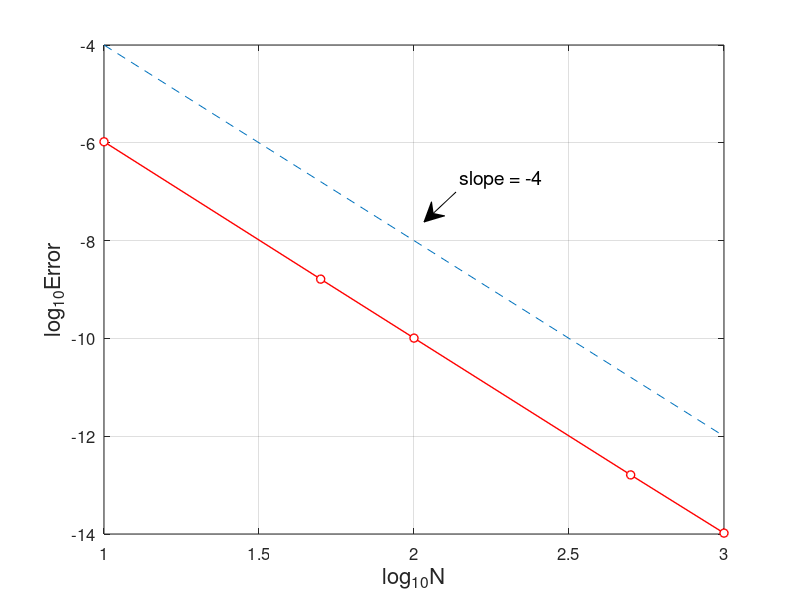

Reproduce this figure in MATLAB.
% RungeKutta_error.m
% Runge-Kutta method for the ODE model
% u'(t)=t^2+t-u, t \in [0,2] 
% Initial value : u(0)=0 ;
% Exact solution : u(t)=-exp(-t)+t^2-t+1.
clear all;  clf
Nvec=[10 50 100 500 1000];        % Number of divisions
Error=[];
fun=@(t,u) t.^2+t-u;              % RHS
for k=1:length(Nvec)
    N=Nvec(k);
    h=1/N;
    x=0:h:1;                      % interval division
    u(1)=0;                       % initial value
    for n=1:N
        k1=fun(x(n),u(n));
        k2=fun(x(n)+h./2,u(n)+h.*k1/2);
        k3=fun(x(n)+h./2,u(n)+h.*k2/2);
        k4=fun(x(n)+h,u(n)+h.*k3);
        u(n+1)=u(n)+h.*(k1+2.*k2+2.*k3+k4)./6;
    end
    ue=-exp(-x)+x.^2-x+1;         % exact solution
    error=max(abs(u-ue));
    Error=[Error,error];
end
plot(log10(Nvec),log10(Error),'ro-','MarkerFaceColor','w','LineWidth',1)
hold on
plot(log10(Nvec),log10(Nvec.^(-4)), '--')
grid on
%title('Convergence of Runge-Kutta Method','fontsize',12)
set(gca,'fontsize',12)
xlabel('log_{10}N','fontsize',16), ylabel('log_{10}Error','fontsize',16)

% add annotation of slope
ax = [0.57 0.53];
ay = [0.68 0.63];
annotation('textarrow',ax,ay,'String','slope = -4 ','fontsize',14)

% computating convergence order
for n=1:length(Nvec)-1
    order(n)=-log(Error(n)/Error(n+1))/(log(Nvec(n)/Nvec(n+1)));
end
Error
order

% print -dpng -r600  RungeKutta_error.png
